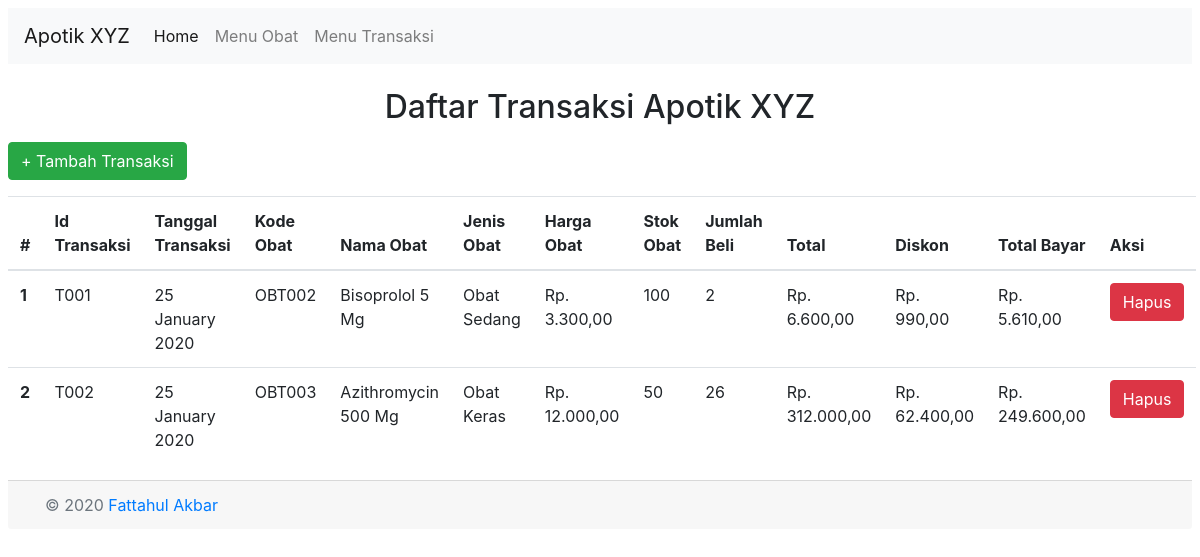
The page /?page=transaksi on the database its author committed.
### tables this page shows
CREATE TABLE `transaksi` (
  `idtrans` varchar(50) NOT NULL,
  `tgltrans` datetime NOT NULL,
  `kdobat` varchar(50) NOT NULL,
  `jmlbeli` int(11) NOT NULL,
  `total` double NOT NULL,
  `diskon` double NOT NULL,
  `totalbayar` double NOT NULL
);

CREATE TABLE `obat` (
  `kdobat` varchar(50) NOT NULL,
  `nmobat` varchar(50) NOT NULL,
  `jnsobat` varchar(50) NOT NULL,
  `hrgobat` double NOT NULL,
  `stokobat` int(11) NOT NULL
);

### config/helper.php (called while the page is built)
<?php
function rupiah($value)
{
    $result = "Rp. " . number_format($value, 2, ',', '.');
    return $result;
}

### transaksi/transaksi.php (the view)
<h2 class="text-center">Daftar Transaksi Apotik XYZ</h2><p></p>
<a href="?page=transaksiadd" class="btn btn-success"> + Tambah Transaksi</a><p></p>
<table class="table">
    <thead>
    <tr>
        <th scope="col">#</th>
        <th scope="col">Id Transaksi</th>
        <th scope="col">Tanggal Transaksi</th>
        <th scope="col">Kode Obat</th>
        <th scope="col">Nama Obat</th>
        <th scope="col">Jenis Obat</th>
        <th scope="col">Harga Obat</th>
        <th scope="col">Stok Obat</th>
        <th scope="col">Jumlah Beli</th>
        <th scope="col">Total</th>
        <th scope="col">Diskon</th>
        <th scope="col">Total Bayar</th>
        <th scope="col">Aksi</th>
    </tr>
    </thead>
    <tbody>
    <?php
    $query = mysqli_query($connection, "SELECT transaksi.*, obat.* FROM transaksi JOIN obat ON transaksi.kdobat=obat.kdobat");
    $no = 1;
    while ($row = mysqli_fetch_array($query)) { ?>
        <tr>
            <th scope="row"><?php echo $no ?></th>
            <td><?php echo $row['idtrans'] ?></td>
            <td><?php echo date('d F Y', strtotime($row['tgltrans'])) ?></td>
            <td><?php echo $row['kdobat'] ?></td>
            <td><?php echo $row['nmobat'] ?></td>
            <td><?php echo $row['jnsobat'] ?></td>
            <td><?php echo rupiah($row['hrgobat']) ?></td>
            <td><?php echo $row['stokobat'] ?></td>
            <td><?php echo $row['jmlbeli'] ?></td>
            <td><?php echo rupiah($row['total']) ?></td>
            <td><?php echo rupiah($row['diskon']) ?></td>
            <td><?php echo rupiah($row['totalbayar']) ?></td>
            <td>
                <a href="?page=transaksidelete&idtrans=<?php echo $row['idtrans'] ?>" class="btn btn-danger">Hapus</a>
            </td>
        </tr>
        <?php
        $no++;
    }
    ?>
    </tbody>
</table>

### index.php (shortened to what this page needs)
<!doctype html>
<html lang="en">
<head>
    <link rel="stylesheet" href="css/bootstrap.min.css">
</head>
<body style="padding: 8px;">
<nav class="navbar navbar-expand-lg navbar-light bg-light">
    <a class="navbar-brand" href="index.php">Apotik XYZ</a>
    <div class="collapse navbar-collapse" id="navbarNav">
        <ul class="navbar-nav">
            <li class="nav-item active">
                <a class="nav-link" href="index.php">Home <span class="sr-only">(current)</span></a>
            </li>
            <li class="nav-item">
                <a class="nav-link" href="?page=obat">Menu Obat</a>
            </li>
            <li class="nav-item">
                <a class="nav-link" href="?page=transaksi">Menu Transaksi</a>
            </li>
        </ul>
    </div>
</nav>
<br>
<?php
include "config/connection.php";
include "config/helper.php";
if (isset($_GET['page'])) {
    if ($_GET['page'] == "obat") {
        include "obat/obat.php";
    } else if ($_GET['page'] == "obatadd") {
        include "obat/obatadd.php";
    } else if ($_GET['page'] == "obatupdate") {
        include "obat/obatupdate.php";
    } else if ($_GET['page'] == "obatdelete") {
        include "obat/obatdelete.php";
    } else if ($_GET['page'] == "transaksi") {
        include "transaksi/transaksi.php";
    } else if ($_GET['page'] == "transaksiadd") {
        include "transaksi/transaksiadd.php";
    } else if ($_GET['page'] == "transaksidelete") {
        include "transaksi/transaksidelete.php";
    } else {
        include "home.php";
    }
} else {
    include "home.php";
}
?>
<footer class="card-footer">
    <div class="container">
        <span class="text-muted">&copy; <?php echo date('Y') ?> <a href="https://www.linkedin.com/in/fattahul-akbar/"
                                                                   target="_blank">Fattahul Akbar</a></span>
    </div>
</footer>
</body>
</html>

### rows shown on the page
transaksi: idtrans "T001", tgltrans "25 January 2020", obat.kdobat "OBT002", obat.nmobat "Bisoprolol 5 Mg", obat.jnsobat "Obat Sedang", obat.hrgobat "Rp. 3.300,00", obat.stokobat "100", jmlbeli "2", total "Rp. 6.600,00", diskon "Rp. 990,00", totalbayar "Rp. 5.610,00"
transaksi: idtrans "T002", tgltrans "25 January 2020", obat.kdobat "OBT003", obat.nmobat "Azithromycin 500 Mg", obat.jnsobat "Obat Keras", obat.hrgobat "Rp. 12.000,00", obat.stokobat "50", jmlbeli "26", total "Rp. 312.000,00", diskon "Rp. 62.400,00", totalbayar "Rp. 249.600,00"
